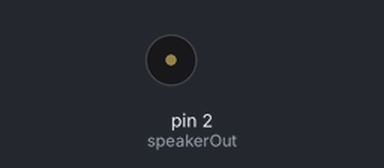
Bench run of a sketch on a simulated Arduino Uno, built with avr-gcc and run on an emulated ATmega328P. On the bench: buzzer (waves = sounding).

Above: at 0.2 s.
Timing chart, 0 to 5.2 s (numbered marks = the images above):
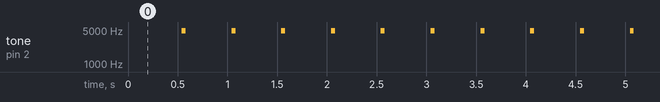

The sketch:

transducer_click.ino
```cpp
int speakerOut = 2;

void setup() {
 pinMode(speakerOut, OUTPUT);
}

void loop() {
  int d = 100;
  int volume = 1023;
  int iterations = 4;

  delay(500);
  for (int i = 0; i < iterations; i++) {
      digitalWrite(speakerOut, HIGH);
      delayMicroseconds(d);
      digitalWrite(speakerOut, LOW);
      delayMicroseconds(d);
  }
}
```

Measured:
- by itself, tone on pin 2 (speakerOut): repeats every 4.0 s: silent 0.46 s, 4823 Hz 0.04 s, 4 × (silent 0.46 s, 4839 Hz 0.04 s), silent 0.46 s, 4823 Hz 0.04 s, 2 × (silent 0.46 s, 4839 Hz 0.04 s)
